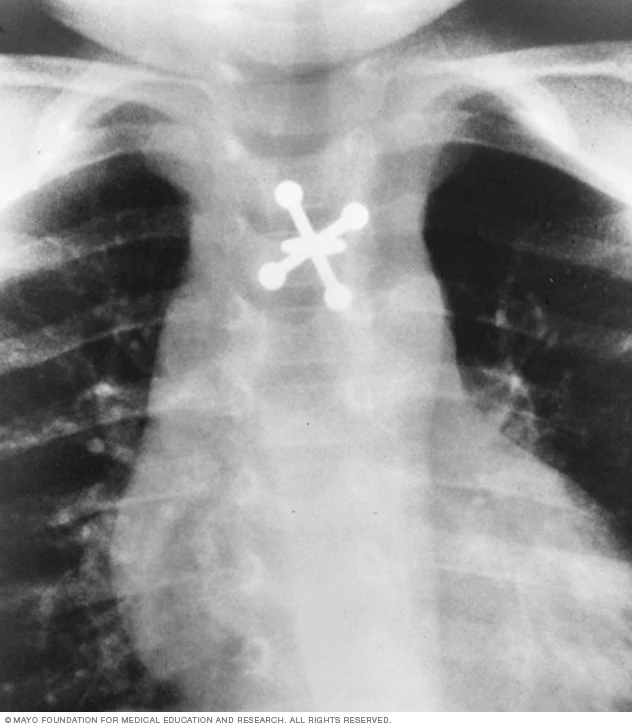
#> input picture Week 2/Part 1/jack_in_throat.jpg, 632 x 727 px, given in place of chest_xrays_a.jpg, which was not available
$ jupyter execute Image_Processing.ipynb   (text cells are left out)
#> lines starting #> are read from the running program, lines starting #| are printed output that depends on the picture; pictures that were not available may be replaced by others from this repository, and a replacement may not be noted
[cell 1]
import cv2
import numpy as np
import matplotlib.pyplot as plt
image1 = cv2.imread('chest_xrays_a.jpg')
#> image1 is the input picture: shape (727, 632, 3); mean B, G, R 146.9, 146.9, 146.9
image2 = cv2.imread('jack_in_throat.jpg')

[cell 2]
gray_image1 = cv2.cvtColor(image1, cv2.COLOR_BGR2GRAY)
plt.subplot(121), plt.imshow(gray_image1, cmap='gray'), plt.axis("off"), plt.title("Image 1")
gray_image2 = cv2.cvtColor(image2, cv2.COLOR_BGR2GRAY)
plt.subplot(122), plt.imshow(gray_image2, cmap='gray'), plt.axis("off"), plt.title("Image 2")
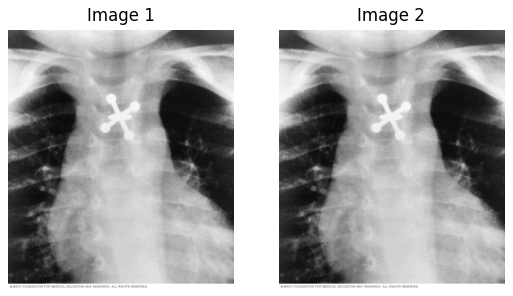
#> figure drawn by matplotlib, 2 panels

[cell 3]
plt.subplot(221), plt.imshow(gray_image1, cmap='gray'), plt.axis("off"), plt.title("Image 1")
plt.subplot(222), plt.hist(gray_image1.ravel(),256,[0,256],color='k'), plt.title("Histogram Visualisation for Image 1")
plt.show()
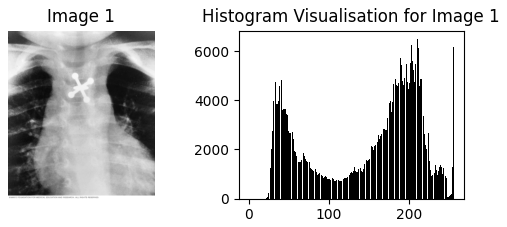
#> figure drawn by matplotlib, 2 panels; panel 2: tallest bar 6517 high, from x = 210 to 211
plt.subplot(221), plt.imshow(gray_image2, cmap='gray'), plt.axis("off"), plt.title("Image 2")
plt.subplot(222), plt.hist(gray_image2.ravel(),256,[0,256],color='k'), plt.title("Histogram Visualisation for Image 2")
plt.show()
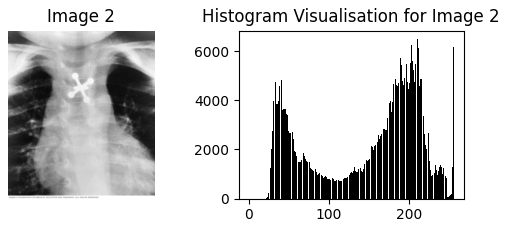
#> figure drawn by matplotlib, 2 panels; panel 2: tallest bar 6517 high, from x = 210 to 211

[cell 4]
import cv2
import numpy as np
import matplotlib.pyplot as plt

def resize_image(image, scale_factor):
#> called with scale_factor = 0.2
  height, width = image.shape[:2]
#> height = 727; width = 632
  new_height1 = int(height * scale_factor)
#> new_height1 = 145
  new_width1 = int(width * scale_factor)
#> new_width1 = 126
  scaled_image = cv2.resize(src= image,
                            dsize =(new_width1, new_height1),
                            interpolation=cv2.INTER_AREA)

  fig, axs = plt.subplots(1, 2, figsize=(10, 4))
  axs[0].imshow(image)
  axs[0].set_title('Original Image Shape:'+str(image.shape))
  axs[1].imshow(scaled_image)
  axs[1].set_title('Scaled Image Shape:'+str(scaled_image.shape))

  for ax in axs:
      ax.set_xticks([])
      ax.set_yticks([])

  plt.tight_layout()
  plt.show()
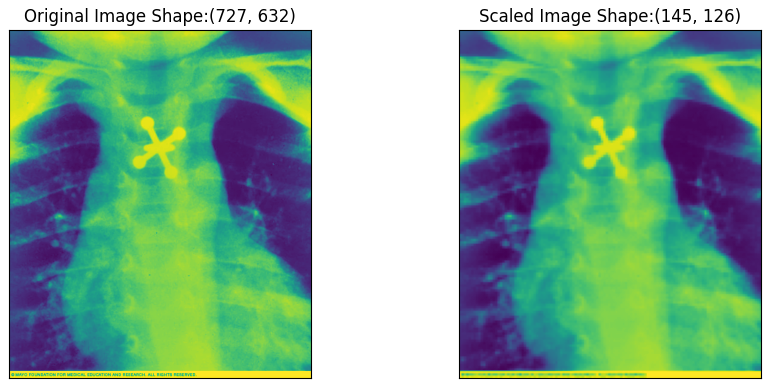
#> figure drawn by matplotlib, 2 panels

[cell 5]
resize_image(gray_image1, 0.2)

[cell 6]
resize_image(gray_image2, 0.08)
#> call 2 of resize_image, with scale_factor = 0.08
#> in resize_image (call 2), `scaled_image = cv2.resize(src= image, dsize =(new_width1, new_height1)..`:
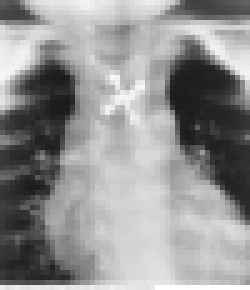
#> scaled_image: shape (58, 50) (shown 5 times larger); min 27, max 255, mean 146.9

[cell 7]
edges = cv2.Canny(gray_image1, 100, 200)
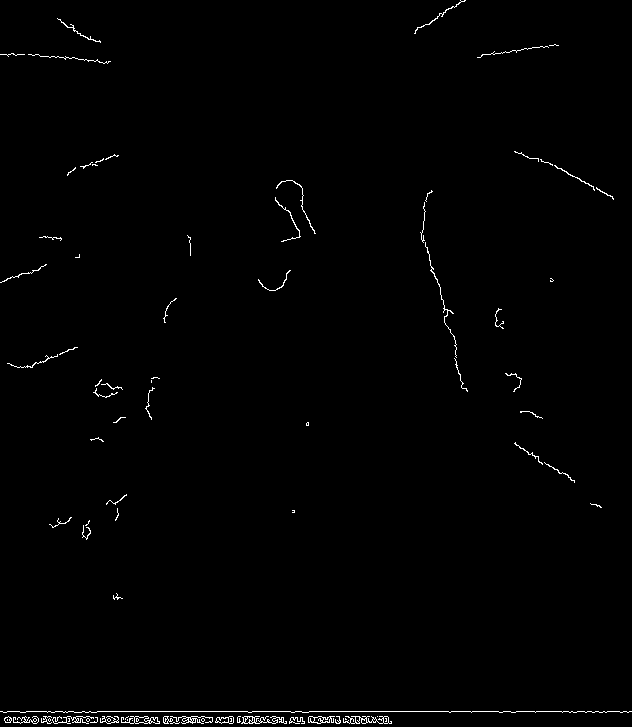
#> edges: shape (727, 632); 0.83% white in thin lines or dots
plt.imshow(edges, cmap='gray')
plt.title('Edge Image for Image 1')
plt.show()

[cell 8]
edges = cv2.Canny(gray_image2, 100, 200)
plt.imshow(edges, cmap='gray')
plt.title('Edge Image for Image 2')
plt.show()

[cell 9]
denoised1 = cv2.fastNlMeansDenoisingColored(image1,None,10,10,7,21)
denoised2 = cv2.fastNlMeansDenoisingColored(image2,None,10,10,7,21)
plt.subplot(221), plt.imshow(image1, cmap='gray'), plt.axis("off"), plt.title("Image 1")
plt.subplot(222), plt.imshow(denoised1, cmap='gray'), plt.axis("off"), plt.title("Denoised Image 1")
plt.subplot(223), plt.imshow(image2, cmap='gray'), plt.axis("off"), plt.title("Image 2")
plt.subplot(224), plt.imshow(denoised2, cmap='gray'), plt.axis("off"), plt.title("Denoised Image 2")
#> figure, not shown here; B, G, R data is drawn as R, G, B

[cell 10]
def add_gaussian_noise(image, mean=0, std=25):
#> called with mean = 0, std = 25
    noise = np.random.normal(mean, std, image.shape).astype(np.uint8)
    noisy_image = cv2.add(image, noise)
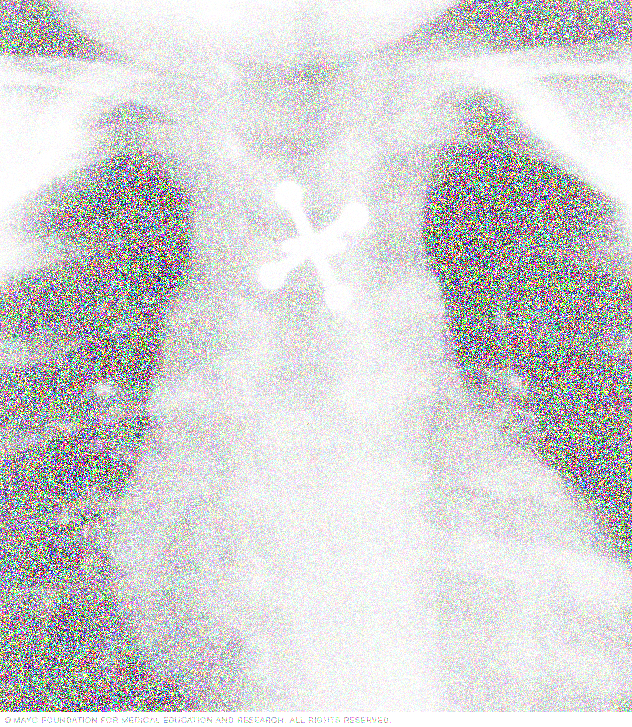
#> noisy_image: shape (727, 632, 3); mean B, G, R 208.4, 208.3, 208.5
    return noisy_image

noisy_image1 = add_gaussian_noise(image1, mean=0, std=25)
noisy_image2 = add_gaussian_noise(image2, mean=0, std=25)
#> call 2 of add_gaussian_noise, with mean = 0, std = 25
#> in add_gaussian_noise (call 2), `noisy_image = cv2.add(image, noise)`:
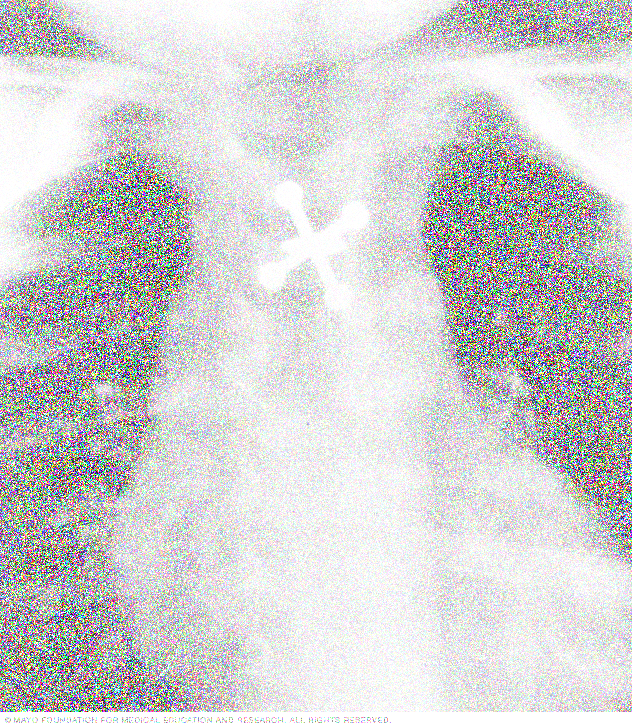
#> noisy_image: shape (727, 632, 3); mean B, G, R 208.5, 208.4, 208.5
plt.subplot(221), plt.imshow(image1, cmap='gray'), plt.axis("off"), plt.title("Image 1")
plt.subplot(222), plt.imshow(noisy_image1, cmap='gray'), plt.axis("off"), plt.title("Noisy Image 1")
plt.subplot(223), plt.imshow(image2, cmap='gray'), plt.axis("off"), plt.title("Image 2")
plt.subplot(224), plt.imshow(noisy_image2, cmap='gray'), plt.axis("off"), plt.title("Noisy Image 2")
#> figure, not shown here; B, G, R data is drawn as R, G, B
